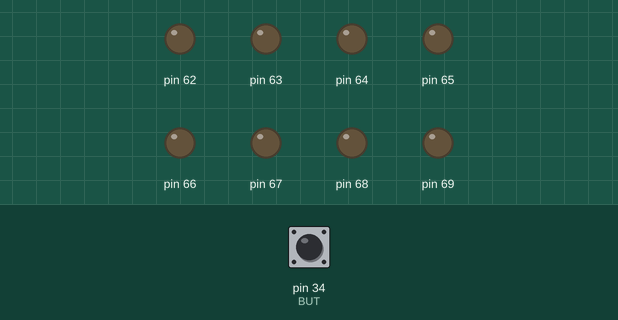
Recording of a sketch running on a simulated Arduino Mega 2560, built with avr-gcc and run on an emulated ATmega2560. Parts: output pins drawn as LEDs (lit = HIGH). Dashed ring = blinking. The test bench sets the inputs (shaded band); at power-on: pin 34 (BUT) HIGH.

Above: at 1.2 s.
1.3 s: pin 34 (BUT) pulled LOW for 0.15 s
At 1.47 s:
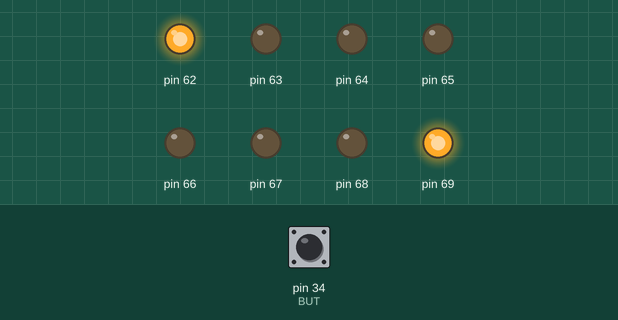
3.0 s: pin 34 (BUT) pulled LOW for 3.2 s
At 3.23 s:
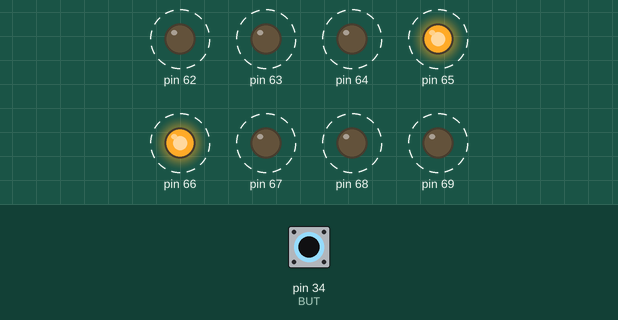
Timing chart, 0 to 7.8 s (numbered marks = the images above; inputs shaded):
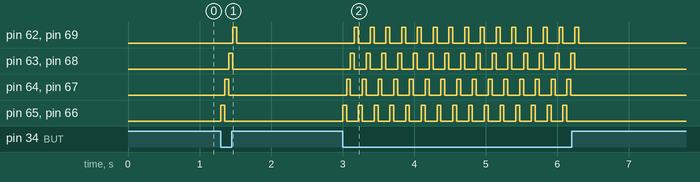

The sketch:

lab1.ino
```cpp
#define BUT 34
#define delay_s 55

void setup() {
  DDRK = 0xFF;
  PORTK = 0;

  pinMode(BUT, INPUT_PULLUP);
}

void loop() {
  PORTK = 0;
  if (digitalRead(BUT) == LOW){
    PORTK = 0x18;
    delay(delay_s);
    PORTK = 0x24;
    delay(delay_s);
    PORTK = 0x42;
    delay(delay_s);
    PORTK = 0x81;
    delay(delay_s);
  }
}
```

Measured:
- after the input at 1.3 s, pin 62, pin 69: LOW → HIGH after 0.17 s, → LOW 0.06 s later; pin 63, pin 68: LOW → HIGH after 0.11 s, → LOW 0.06 s later; pin 64, pin 67: LOW → HIGH after 0.06 s, → LOW 0.06 s later; pin 65, pin 66: LOW → HIGH at once, → LOW 0.06 s later
- after the input at 3.0 s, pin 62: alternates HIGH for 0.06 s and LOW for 0.17 s, 30 changes in all, then stays LOW, starting after 0.17 s; pin 63: alternates HIGH for 0.06 s and LOW for 0.17 s, 30 changes in all, then stays LOW, starting after 0.11 s
